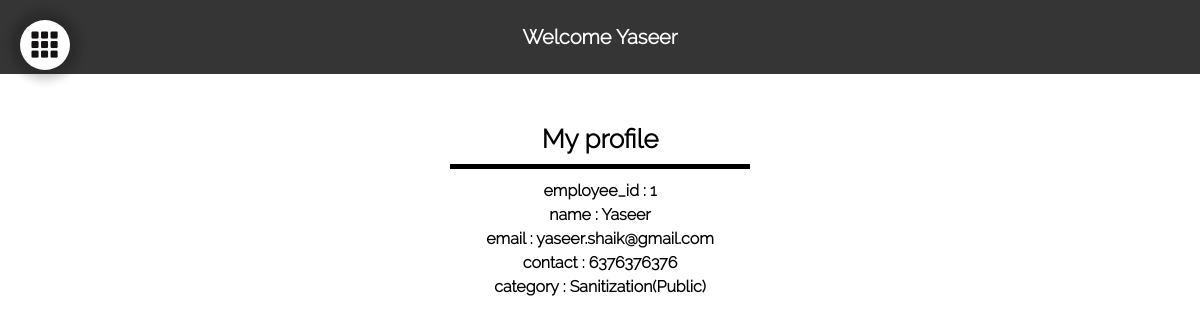
/our-smart-city/authority.php?nav=profile (signed in), run on the app's committed database.
### tables this page shows
CREATE TABLE `employees` (
  `employee_id` int(11) NOT NULL,
  `name` varchar(50) NOT NULL,
  `email` varchar(100) NOT NULL,
  `contact` varchar(10) NOT NULL,
  `category` varchar(50) NOT NULL,
  `password` varchar(256) NOT NULL
);

### our-smart-city/authority.php (the view, shortened to what this page needs)
<!DOCTYPE html>
<head>
	<link rel="stylesheet" type="text/css" href="main.css"/>
	<link rel="stylesheet" type="text/css" href="homes.css"/>
</head>
<body>
		<div class="menu-icon">
			<img src="icons/menu-before.jpg" id="menu-icon1" class="menu"/>
		</div>
	<p class="main">Welcome <?php echo $_SESSION['name']?></p>
	<div class="frame flex-container" name="a">
			<?php
				require("connection.php");
			?>
		<section id="profile" class="home-view">
			<div align="center">
				<p class="popupHeader" style="border-bottom-color: black;margin-bottom: 10px;">My profile</p>
			</div>
			<?php
				$sql="SELECT * FROM ".$_SESSION['user_type']."s WHERE ".$_SESSION['user_type']."_id=".$_SESSION['id'];
				$result = $mysqli->query($sql);
				if ($result && $result->num_rows > 0) {
				  $row = $result->fetch_assoc();
				  foreach($row as $field => $value){
				  	if($field=="password"){
				  		continue;
				  	}
				  	if($value){
				  		echo "<p>".$field." : ".$value."</p>";
				  	}
				  }
				} else {
				  echo "Something error occured while accessing your profile".$mysqli->error;
				}
			?>
		</section>
	</div>
</body>

### our-smart-city/main.css (style rules this page uses)
* { font-family: Raleway; box-sizing:border-box; margin:0; font-weight: 1000; }
body { overflow-x: hidden; }
.flex-container { display: flex; flex-wrap:wrap; justify-content: space-around; align-items: center; text-align: center; line-height: 1.5; }
.popupHeader { font-size: 26px; margin-top: 20px; border-bottom: 5px solid rgb(255, 255, 255); padding-bottom: 5px; width: 300px; }

### our-smart-city/homes.css (style rules this page uses)
* { margin:0; box-sizing: border-box; }
.menu { margin:11px; }
#menu-icon1 { width:27px; height:27px; }
.menu { position: fixed; }
.menu-icon { margin:20px; width:50px; height:50px; border-radius:50%; background-color: white; box-shadow:0 0 10px 10px rgba(0,0,0,0.2); z-index: 3; position: fixed; }
.frame { border:0; width:100%; height: 90%; top:74px; z-index: -2; }
.main { position: fixed; top: 0; font-size:20px; position:fixed; width:100%; text-align:center; color:white; background-color:#353535; padding:25px; z-index:2; }
.home-view { display: none; margin-top:100px; }

### data on the page
employees: employee_id "1", name "Yaseer", email "yaseer.shaik@gmail.com", contact "6376376376", category "Sanitization(Public)"

### other printed values
$_SESSION['name'] "Yaseer"
$field "employee_id"
$field "name"
$field "email"
$field "contact"
$field "category"
